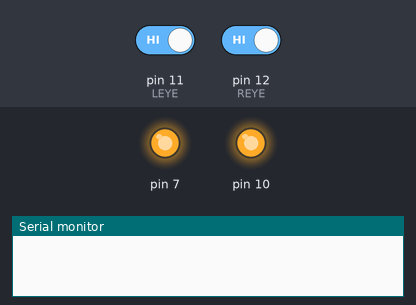
Recording of a sketch running on a simulated Arduino Uno, built with avr-gcc and run on an emulated ATmega328P. Parts: output pins drawn as LEDs (lit = HIGH), the last lines printed to the serial monitor. The test bench sets the inputs (shaded band); at power-on: pin 11 (LEYE) HIGH, pin 12 (REYE) HIGH.

Above: at 2.8 s.
2.9 s: pin 11 (LEYE) driven LOW
At 4.2 s:
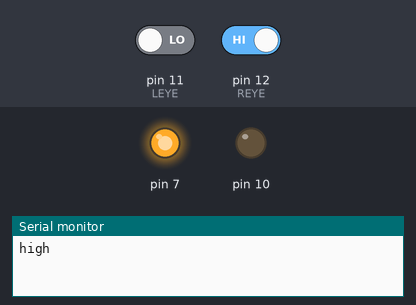
4.5 s: pin 12 (REYE) driven LOW
At 5.8 s:
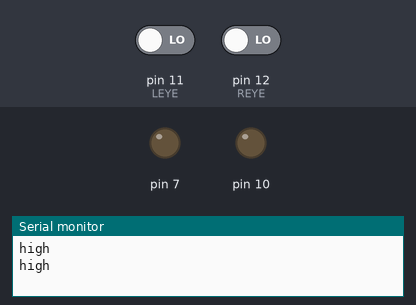
6.5 s: pin 11 (LEYE) driven HIGH
At 7.3 s:
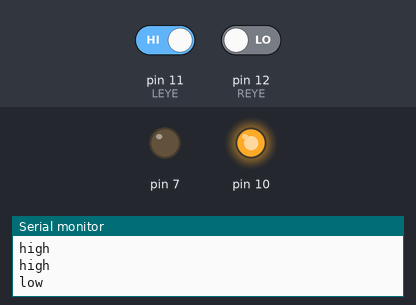
8.5 s: pin 12 (REYE) driven HIGH
At 10.0 s:
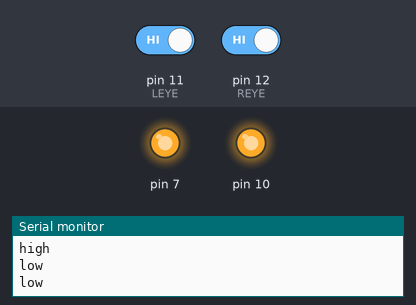
Timing chart, 0 to 11.5 s (numbered marks = the images above; inputs shaded):
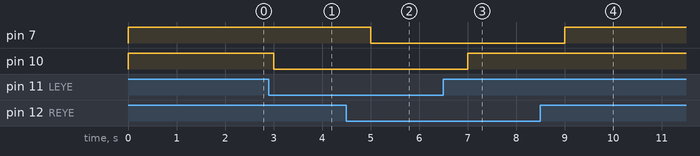

Measured:
- after the input at 2.9 s, pin 10: HIGH → LOW after 0.10 s
- after the input at 4.5 s, pin 7: HIGH → LOW after 0.50 s
- after the input at 6.5 s, pin 10: LOW → HIGH after 0.50 s
- after the input at 8.5 s, pin 7: LOW → HIGH after 0.50 s

The sketch:

lab2demoweek2.ino
```cpp
//sensors detect whether object is viewed or not, if yes then
//stops moving
const int LEYE = 11;
const int REYE = 12;

int L_Val = HIGH;
int R_Val = HIGH;

void setup() {
  Serial.begin(9600);

  pinMode( LEYE, INPUT );
  pinMode( REYE, INPUT );
  pinMode(10, OUTPUT);
  pinMode(7, OUTPUT);
}

void loop() {
   if( digitalRead ( LEYE ) != L_Val ){
    if( digitalRead( LEYE ) == HIGH ){
      Serial.println("low  ");
    }else{
      Serial.println("high ");
    }
    L_Val = digitalRead( LEYE );
  }
  if( digitalRead ( REYE ) != R_Val ){
    if( digitalRead( REYE ) == HIGH ){
      Serial.println("low  ");
    }else{
      Serial.println("high ");
    }
    R_Val = digitalRead( REYE );
  }

 if(L_Val == HIGH){
    digitalWrite(10, HIGH);
  }else{
    digitalWrite(10, LOW);
  }

  if(R_Val == HIGH){
    digitalWrite(7, HIGH);
  }else{
    digitalWrite(7, LOW);
  }

  delay(1000);
}
```
